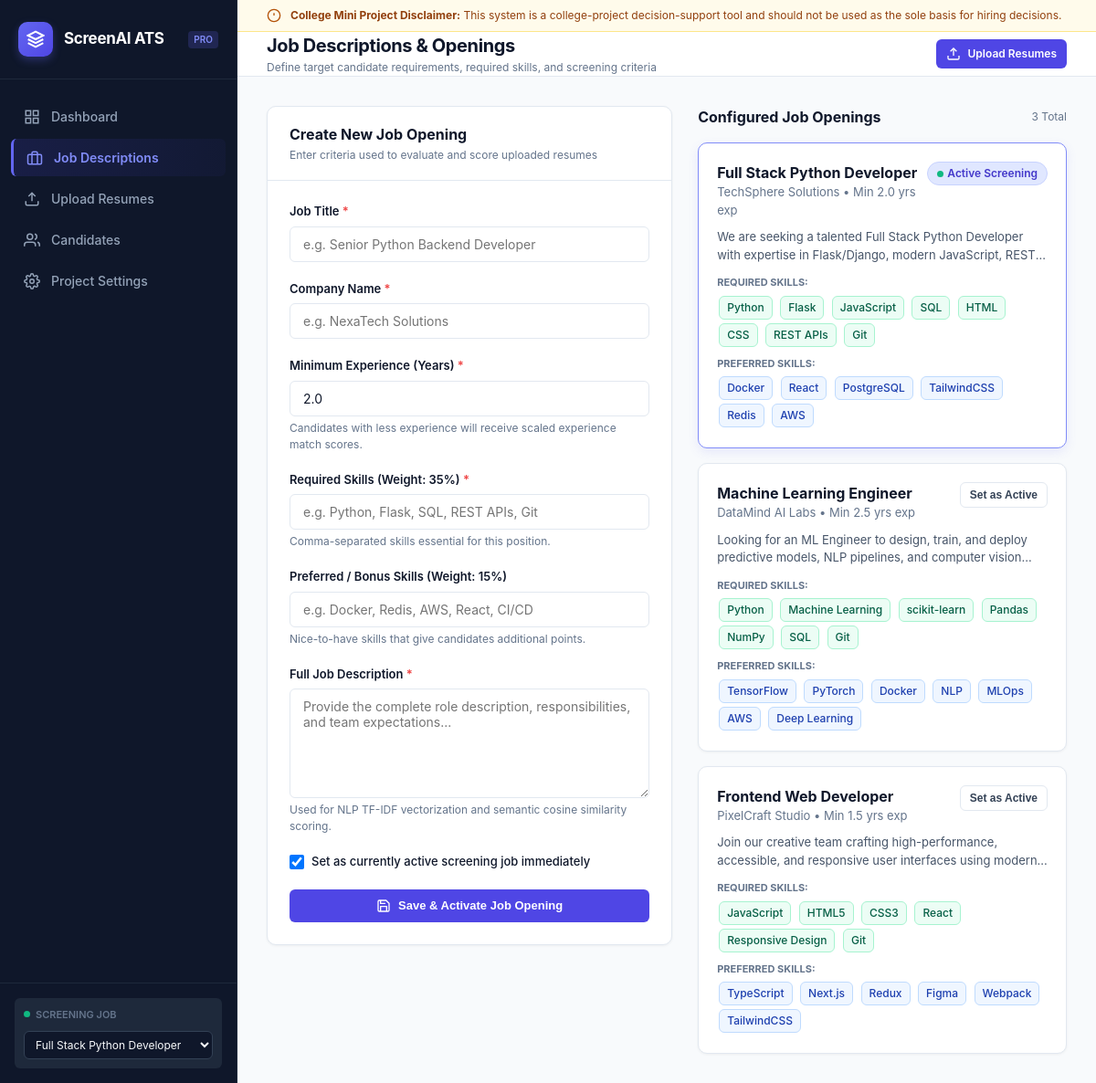
Page /jobs on the committed database.
### tables this page shows
CREATE TABLE jobs (
        id INTEGER PRIMARY KEY AUTOINCREMENT,
        title TEXT NOT NULL,
        company TEXT NOT NULL,
        description TEXT NOT NULL,
        required_skills TEXT NOT NULL,
        preferred_skills TEXT DEFAULT '',
        min_experience REAL DEFAULT 0,
        is_active INTEGER DEFAULT 0,
        created_at TIMESTAMP DEFAULT CURRENT_TIMESTAMP
    );

### app.py (the view, shortened to what this page needs)
@app.route('/jobs', methods=['GET', 'POST'])
def jobs():
    jobs_list = db.get_all_jobs()
    return render_template('jobs.html', jobs=jobs_list)

### app.py (called while the page is built)
@app.context_processor
def inject_global_data():
    active_job = db.get_active_job()
    all_jobs = db.get_all_jobs()
    return {
        "active_job": active_job,
        "all_jobs": all_jobs,
        "disclaimer": "This system is a college-project decision-support tool and should not be used as the sole basis for hiring decisions."
    }

### database.py (called while the page is built)
def get_db():
    conn = sqlite3.connect(DB_PATH)
    conn.row_factory = sqlite3.Row
    conn.execute("PRAGMA foreign_keys = ON")
    return conn

def get_active_job():
    conn = get_db()
    cursor = conn.cursor()
    cursor.execute("SELECT * FROM jobs WHERE is_active = 1 LIMIT 1")
    job = cursor.fetchone()
    if not job:
        cursor.execute("SELECT * FROM jobs ORDER BY id ASC LIMIT 1")
        job = cursor.fetchone()
    conn.close()
    return job

def get_all_jobs():
    conn = get_db()
    cursor = conn.cursor()
    cursor.execute("SELECT * FROM jobs ORDER BY created_at DESC")
    jobs = cursor.fetchall()
    conn.close()
    return jobs

### templates/jobs.html (shortened to what this page needs)
﻿{% extends "base.html" %}
{% block page_heading %}Job Descriptions & Openings{% endblock %}
{% block page_subheading %}Define target candidate requirements, required skills, and screening criteria{% endblock %}
{% block content %}
<div style="display: grid; grid-template-columns: 1.1fr 1fr; gap: 28px; align-items: start;">
    <div class="card">
        <div class="card-header">
            <div>
                <h2>Create New Job Opening</h2>
                <p style="font-size: 12px; color: var(--text-muted); margin-top: 2px;">Enter criteria used to evaluate and score uploaded resumes</p>
            </div>
        </div>
        <div class="card-body">
            <form method="POST" action="{{ url_for('jobs') }}">
                <div class="form-group">
                    <label class="form-label">Job Title <span style="color:#ef4444;">*</span></label>
                    <input type="text" name="title" class="form-control" placeholder="e.g. Senior Python Backend Developer" required>
                </div>
                <div class="form-group">
                    <label class="form-label">Company Name <span style="color:#ef4444;">*</span></label>
                    <input type="text" name="company" class="form-control" placeholder="e.g. NexaTech Solutions" required>
                </div>
                <div class="form-group">
                    <label class="form-label">Minimum Experience (Years) <span style="color:#ef4444;">*</span></label>
                    <input type="number" step="0.5" min="0" max="30" name="min_experience" class="form-control" value="2.0" required>
                    <div class="form-hint">Candidates with less experience will receive scaled experience match scores.</div>
                </div>
                <div class="form-group">
                    <label class="form-label">Required Skills (Weight: 35%) <span style="color:#ef4444;">*</span></label>
                    <input type="text" name="required_skills" class="form-control" placeholder="e.g. Python, Flask, SQL, REST APIs, Git" required>
                    <div class="form-hint">Comma-separated skills essential for this position.</div>
                </div>
                <div class="form-group">
                    <label class="form-label">Preferred / Bonus Skills (Weight: 15%)</label>
                    <input type="text" name="preferred_skills" class="form-control" placeholder="e.g. Docker, Redis, AWS, React, CI/CD">
                    <div class="form-hint">Nice-to-have skills that give candidates additional points.</div>
                </div>
                <div class="form-group">
                    <label class="form-label">Full Job Description <span style="color:#ef4444;">*</span></label>
                    <textarea name="description" class="form-control" style="min-height: 120px;" placeholder="Provide the complete role description, responsibilities, and team expectations..." required></textarea>
                    <div class="form-hint">Used for NLP TF-IDF vectorization and semantic cosine similarity scoring.</div>
                </div>
                <div class="form-group" style="display: flex; align-items: center; gap: 8px;">
                    <input type="checkbox" id="make_active" name="make_active" checked style="width: 16px; height: 16px;">
                    <label for="make_active" style="font-size: 13px; font-weight: 500; cursor: pointer;">
                        Set as currently active screening job immediately
                    </label>
                </div>
                <button type="submit" class="btn btn-primary" style="width: 100%;">
                    <svg viewBox="0 0 24 24"><path d="M19 21H5a2 2 0 0 1-2-2V5a2 2 0 0 1 2-2h11l5 5v11a2 2 0 0 1-2 2z"></path><polyline points="17 21 17 13 7 13 7 21"></polyline><polyline points="7 3 7 8 15 8"></polyline></svg>
                    Save & Activate Job Opening
                </button>
            </form>
        </div>
    </div>
    <div>
        <h2 style="font-size: 16px; font-weight: 700; margin-bottom: 16px; display: flex; align-items: center; justify-content: space-between;">
            <span>Configured Job Openings</span>
            <span style="font-size: 12px; font-weight: normal; color: var(--text-muted);">{{ jobs|length }} Total</span>
        </h2>
        <div style="display: flex; flex-direction: column; gap: 16px;">
            {% for j in jobs %}
            <div class="card" style="margin-bottom: 0; {% if j.is_active %}border-color: #818cf8; box-shadow: 0 4px 12px rgba(99, 102, 241, 0.12);{% endif %}">
                <div class="card-body" style="padding: 20px;">
                    <div style="display: flex; align-items: start; justify-content: space-between; margin-bottom: 10px;">
                        <div>
                            <h3 style="font-size: 16px; font-weight: 700; color: var(--text-main);">{{ j.title }}</h3>
                            <div style="font-size: 13px; color: var(--text-muted);">{{ j.company }} • Min {{ j.min_experience }} yrs exp</div>
                        </div>
                        {% if j.is_active %}
                        <span class="badge" style="background: #e0e7ff; color: #4338ca; border: 1px solid #c7d2fe;">
                            <span class="status-dot"></span> Active Screening
                        </span>
                        {% else %}
                        <button type="button" class="btn btn-secondary btn-sm" onclick="setActiveJob({{ j.id }})">
                            Set as Active
                        </button>
                        {% endif %}
                    </div>
                    <p style="font-size: 13px; color: #475569; margin-bottom: 12px; display: -webkit-box; -webkit-line-clamp: 2; -webkit-box-orient: vertical; overflow: hidden;">
                        {{ j.description }}
                    </p>
                    <div style="margin-bottom: 8px;">
                        <span style="font-size: 11px; font-weight: 700; text-transform: uppercase; color: var(--text-muted); display: block; margin-bottom: 4px;">Required Skills:</span>
                        <div>
                            {% for skill in j.required_skills.split(',') %}
                            {% if skill.strip() %}
                            <span class="skill-pill matched">{{ skill.strip() }}</span>
                            {% endif %}
                            {% endfor %}
                        </div>
                    </div>
                    {% if j.preferred_skills %}
                    <div>
                        <span style="font-size: 11px; font-weight: 700; text-transform: uppercase; color: var(--text-muted); display: block; margin-bottom: 4px;">Preferred Skills:</span>
                        <div>
                            {% for skill in j.preferred_skills.split(',') %}
                            {% if skill.strip() %}
                            <span class="skill-pill preferred">{{ skill.strip() }}</span>
                            {% endif %}
                            {% endfor %}
                        </div>
                    </div>
                    {% endif %}
                </div>
            </div>
            {% else %}
            <div class="card">
                <div class="card-body" style="text-align: center; color: var(--text-muted); padding: 32px;">
                    No jobs configured yet. Create your first opening on the left.
                </div>
            </div>
            {% endfor %}
        </div>
    </div>
</div>
{% endblock %}

### static/css/style.css (style rules this page uses)
* { box-sizing: border-box; margin: 0; padding: 0; }
body { font-family: var(--font-family); background-color: var(--bg-main); color: var(--text-main); line-height: 1.5; display: flex; min-height: 100vh; }
.status-dot { width: 7px; height: 7px; border-radius: 50%; background-color: var(--success); display: inline-block; }
.card { background: var(--card-bg); border: 1px solid var(--border-color); border-radius: var(--radius-md); box-shadow: var(--shadow-sm); margin-bottom: 24px; overflow: hidden; }
.card-header { padding: 18px 24px; border-bottom: 1px solid var(--border-color); display: flex; align-items: center; justify-content: space-between; }
.card-header h2, .card-header h3 { font-size: 16px; font-weight: 700; color: var(--text-main); }
.card-body { padding: 24px; }
.badge { display: inline-flex; align-items: center; gap: 4px; padding: 3px 10px; border-radius: 9999px; font-size: 12px; font-weight: 600; white-space: nowrap; }
.skill-pill { display: inline-block; padding: 3px 8px; background: #f1f5f9; color: #334155; border-radius: var(--radius-sm); font-size: 12px; font-weight: 500; margin: 2px; }
.skill-pill.matched { background: #ecfdf5; color: #065f46; border: 1px solid #a7f3d0; }
.skill-pill.preferred { background: #eff6ff; color: #1e40af; border: 1px solid #bfdbfe; }
.btn { display: inline-flex; align-items: center; justify-content: center; gap: 8px; padding: 9px 16px; font-size: 13px; font-weight: 600; border-radius: var(--radius-sm); border: 1px solid transparent; cursor: pointer; text-decoration: none; transition: all 0.15s ease; }
.btn svg { width: 16px; height: 16px; stroke: currentColor; stroke-width: 2; fill: none; }
.btn-primary { background-color: var(--primary); color: #ffffff; }
.btn-secondary { background-color: #ffffff; border-color: var(--border-color); color: #334155; }
.btn-sm { padding: 6px 10px; font-size: 12px; }
.form-group { margin-bottom: 20px; }
.form-label { display: block; font-size: 13px; font-weight: 600; color: var(--text-main); margin-bottom: 6px; }
.form-control { width: 100%; padding: 10px 14px; font-size: 14px; font-family: inherit; border: 1px solid var(--border-color); border-radius: var(--radius-sm); background-color: #ffffff; color: var(--text-main); outline: none; transition: border-color 0.15s ease, box-shadow 0.15s ease; }
textarea.form-control { resize: vertical; min-height: 110px; }
.form-hint { font-size: 12px; color: var(--text-muted); margin-top: 4px; }

### rows in the picture
jobs: title "Full Stack Python Developer", company "TechSphere Solutions", min_experience "2.0", is_active 1 (drawn), description "We are seeking a talented Full Stack Python Developer with expertise in Flask/Django, modern JavaScript,…", strip "Python" "Flask" "JavaScript" "SQL" "HTML" "CSS" "REST APIs" "Git", strip "Docker" "React" "PostgreSQL" "TailwindCSS" "Redis" "AWS"
jobs: title "Machine Learning Engineer", company "DataMind AI Labs", min_experience "2.5", description "Looking for an ML Engineer to design, train, and deploy predictive models, NLP pipelines, and computer…", strip "Python" "Machine Learning" "scikit-learn" "Pandas" "NumPy" "SQL" "Git", strip "TensorFlow" "PyTorch" "Docker" "NLP" "MLOps" "AWS" "Deep Learning"
jobs: title "Frontend Web Developer", company "PixelCraft Studio", min_experience "1.5", description "Join our creative team crafting high-performance, accessible, and responsive user interfaces using…", strip "JavaScript" "HTML5" "CSS3" "React" "Responsive Design" "Git", strip "TypeScript" "Next.js" "Redux" "Figma" "Webpack" "TailwindCSS"

### other values in the picture
{{ disclaimer }} "This system is a college-project decision-support tool and should not be used as the sole basis for hiring decisions."
{{ jobs|length }} "3"
form field value "Full Stack Python Developer"
